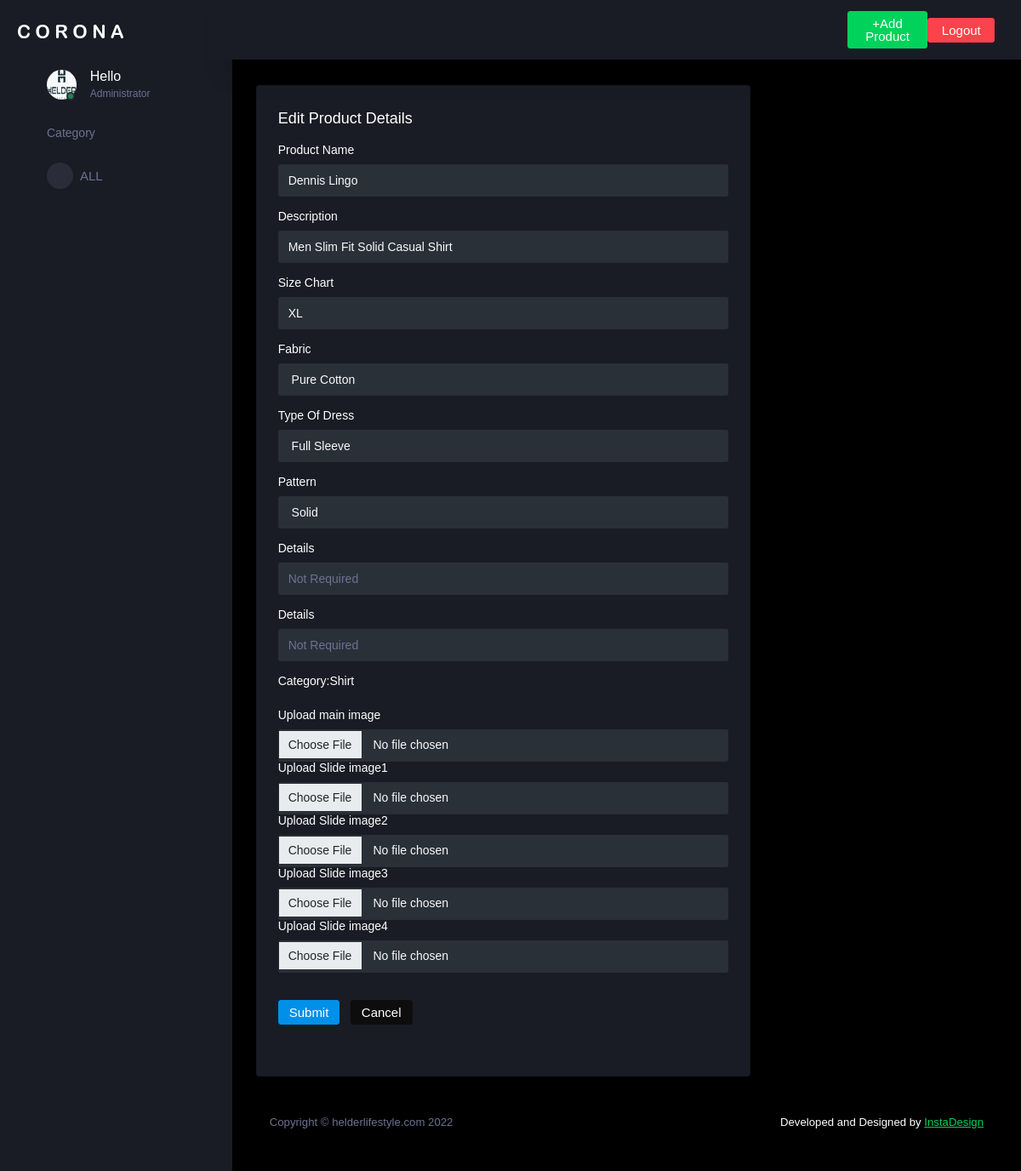
The page /helder/productedit/3/ (signed in) on the database its author committed.
### helder/models.py (models this page shows, shortened)
class Photo(models.Model):
    class Meta:
        verbose_name = 'Photo'
        verbose_name_plural = 'Photos'
    category = models.ForeignKey(
        Category, on_delete=models.SET_NULL, null=True, blank=True)
    name = models.CharField(max_length=100, null=False, blank=False)
    image = models.ImageField(null=True, blank=True)
    image1 = models.ImageField(null=True, blank=True)
    image2 = models.ImageField(null=True, blank=True)
    image3= models.ImageField(null=True, blank=True)
    image4= models.ImageField(null=True, blank=True)
    imgname=models.CharField(max_length=500)
    date=models.CharField(max_length=100)
    size=models.CharField(max_length=500)
    description=models.CharField(max_length=500)
    detail1=models.CharField(max_length=500)
    detail2=models.CharField(max_length=500)
    detail3=models.CharField(max_length=500)
    detail4=models.CharField(max_length=500)
    detail5=models.CharField(max_length=500)

### helder/views.py (the view, shortened to what this page needs)
# urls.py: path('productedit/<str:pk>/',form2Photo, name='edit'),
@login_required(login_url='login')
def form2Photo(request,pk):
    photos = Photo.objects.get(id=pk)
    if request.method=="GET":
        photos = Photo.objects.get(id=pk)
        context = {}
        context['data']=photos
        return render(request,'helderedit.html',context)

### helder/templates/helderedit.html (shortened to what this page needs)
{%extends 'adminhome.html'%}
{%block mainpanel%}
<div class="main-panel">
  <div class="content-wrapper">
    <div class="col-8 grid-margin stretch-card">
      <div class="card">
        <div class="card-body">
          <h4 class="card-title">Edit Product Details</h4>
          <form class="forms-sample " method='POST' enctype="multipart/form-data">
            <div class="form-group">
              <label >Product Name</label>
              <input type="text" class="form-control text-light" value="{{data.imgname}}" name="imgname" placeholder="Name" required >
            </div>
            <div class="form-group">
              <label for="description">Description</label>
              <input type="text" class="form-control text-light" value="{{data.description}}" name="description" placeholder="Description" required>
            </div>
            <div class="form-group">
              <label for="size">Size Chart</label>
              <input type="text" class="form-control text-light" value="{{data.size}}" name="size" placeholder="Size" required>
            </div>
            <div class="form-group">
              <label for="fabric">Fabric</label>
              <input type="text" class="form-control text-light" value="{{data.detail1}}" name="fabric" placeholder="Fabric" required>
            </div>
            <div class="form-group">
              <label for="type">Type Of Dress</label>
              <input type="text" class="form-control text-light" value="{{data.detail2}}" name="type" placeholder="Type Of Dress" required>
            </div>
            <div class="form-group">
              <label for="pattern">Pattern</label>
              <input type="text" class="form-control text-light" value="{{data.detail3}}" name="pattern" placeholder="Pattern" required>
            </div>
            <div class="form-group">
              <label for="dtls4">Details</label>
              <input type="text" class="form-control text-light" value="{{data.detail4}}" name="dtls4" placeholder="Not Required">
            </div>
            <div class="form-group">
              <label for="dtls5">Details</label>
              <input type="text" class="form-control text-light" value="{{data.detail5}}" name="dtls5" placeholder="Not Required">
            </div>
            <div class="form-group">
              <label for="category">Category:{{data.name}}</label>
            </div>
            <div class="form-group">
              <label>Upload main image</label>
              <div class="input-group col-xs-12">
                <input type="file" name="image"  class="form-control file-upload-browse text-light" placeholder="Upload Image" >
              </div>
              <label>Upload Slide image1</label>
              <div class="input-group col-xs-12">
                <input type="file" name="image1" class="form-control file-upload-browse text-light" placeholder="Upload Image" >
              </div>
              <label>Upload Slide image2</label>
              <div class="input-group col-xs-12">
                <input type="file" name="image2" class="form-control file-upload-browse text-light" placeholder="Upload Image" >
              </div>
              <label>Upload Slide image3</label>
              <div class="input-group col-xs-12">
                <input type="file" name="image3" " class="form-control file-upload-browse text-light" placeholder="Upload Image" >
              </div>
              <label>Upload Slide image4</label>
              <div class="input-group col-xs-12">
                <input type="file" name="image4" " class="form-control file-upload-browse text-light" placeholder="Upload Image">
              </div>
            </div>
            <div class="form-group">
              <button type="submit" class="btn btn-primary me-2">Submit</button>
              <a href="{% url 'adhome' %}" class="btn btn-dark my-3">Cancel</a>
          </form>
        </div>
      </div>
    </div>
  </div>
  <footer class="footer">
    <div class="d-sm-flex justify-content-center justify-content-sm-between">
      <span class="text-muted d-block text-center text-sm-left d-sm-inline-block">Copyright © helderlifestyle.com
        2022</span>
      <span class="float-none float-sm-right d-block mt-1 mt-sm-0 text-center">Developed and Designed by <a
          href="">InstaDesign</a></span>
    </div>
  </footer>
</div>
{%endblock mainpanel%}

### rows shown on the page
Photo: imgname "Dennis Lingo", description "Men Slim Fit Solid Casual Shirt", size "XL", fabric "Pure Cotton", type "Full Sleeve", pattern "Solid", name "Shirt"
